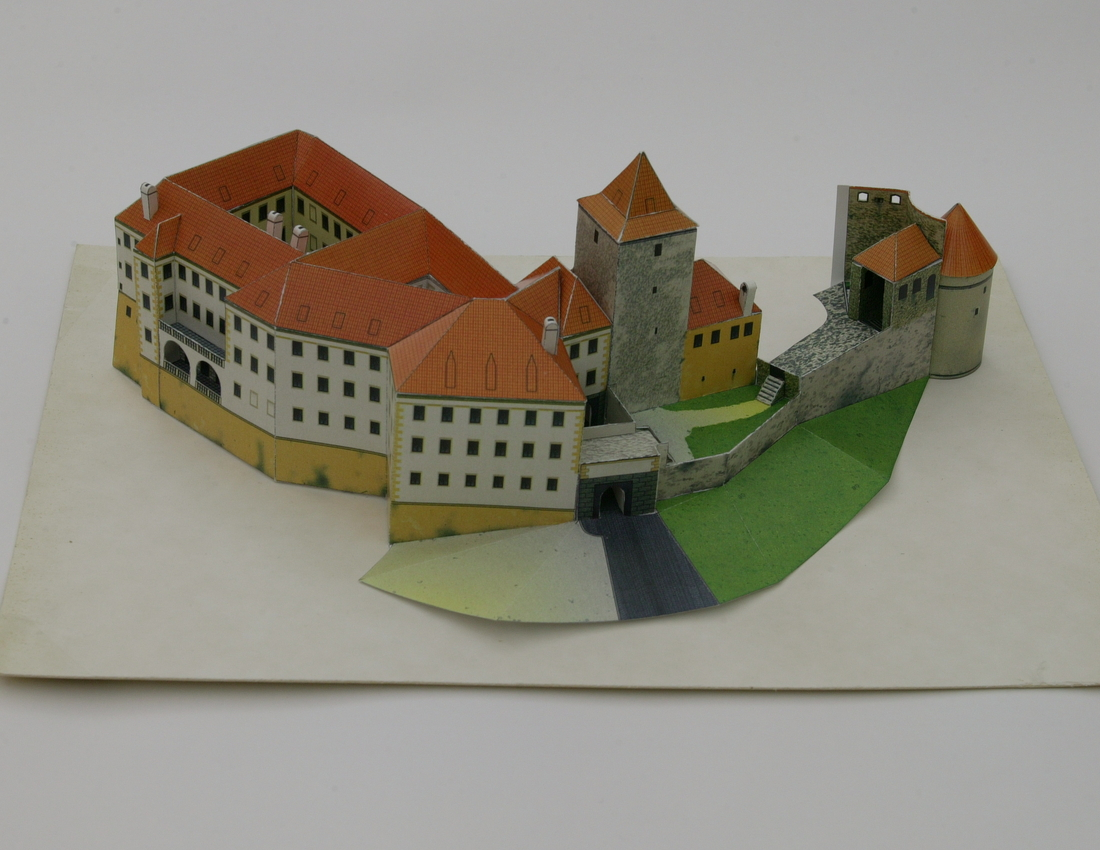
#> input picture 01_image_coordinate_system/daliborka_01.jpeg, 1100 x 850 px
$ python hw01.py
#> lines starting #> are read from the running program, lines starting #| are printed output that depends on the picture; after the words box and inside, x2 and y2 are one past the last pixel; in counts of white or black regions, pixels touching at a corner belong together
import numpy as np
import matplotlib.pyplot as plt
import scipy.io as sio
import itertools


def estimate_A(u2: np.array, u1: np.array):
    """ Estimation of the affine transformation from u2 to u1 from 3 point correspondences

    Parameters
    ----------
    u2 : np.array
        2 x n matrix
    u1 : np.array
        2 x n matrix
    """
    n = u1.shape[1]

    minmax_error = np.inf
    A_best = None

    for idx in itertools.combinations(range(0, n), 3):
        uv1 = u1[:, idx]
        uv2 = u2[:, idx]

        uv2 = np.vstack((uv2, [1, 1, 1]))
        A = uv1 @ np.linalg.inv(uv2)
        ux = A @ np.vstack((u2, np.ones(n)))

        max_error = np.linalg.norm(u1 - ux, axis=0).max()

        if max_error < minmax_error:
            minmax_error = max_error
            A_best = A

    return A_best


if __name__ == "__main__":
    image = plt.imread('daliborka_01.jpeg').copy()
#> image is the input picture: shape (850, 1100, 3); mean R, G, B 145.8, 142, 130

    u2 = np.array([
        [ -174.5,  -220.6,  -236.5,  -354.7,  -236.1,  -360.2,  -333.5],
        [   87.8,   187.3,   205.9,   392.5,   495.3,   559.3,   742.3]
    ])

    u1 = np.array([
        [146, 273, 300, 550, 643, 745, 958],
        [185, 213, 227, 319, 153, 288, 203]
    ], dtype=float)

    # plt.imshow(image)
    # u1 = plt.ginput(7)

    colors = np.array([
        [1, 0, 0], [0, 1, 0], [0, 0, 1], [1, 0, 1], [0, 1, 1], [1, 1, 0], [1, 1, 1]
    ], dtype=float)

    for (x, y), c in zip(u1.T.astype(int), colors):
        image[y, x] = c * 255
#> image: shape (850, 1100, 3); under 0.01% of pixels changed, all inside (x1, y1, x2, y2) = (146, 153, 959, 320)

    plt.imsave('01_daliborka_points.png', image)

    A = estimate_A(u2, u1)

    ux = A @ np.vstack((u2, np.ones(u2.shape[1])))
    errors = 100 * (ux - u1)

    fig = plt.figure()
    plt.imshow(image)

    for (x, y), (e_x, e_y), c, in zip(u1.T, errors.T, colors):
        plt.plot(x, y, 'o', color=c, fillstyle='none')
        plt.plot((x, x + e_x), (y, y + e_y), 'r-')

    plt.show()
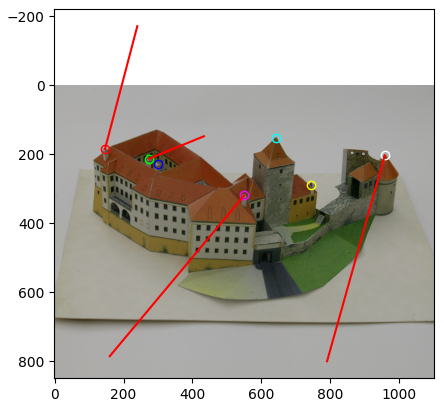
#> figure drawn by matplotlib, 1 panel

    fig.savefig( '01_daliborka_errs.pdf' )

    sio.savemat('01_points.mat', {'u': u1, 'A': A})
